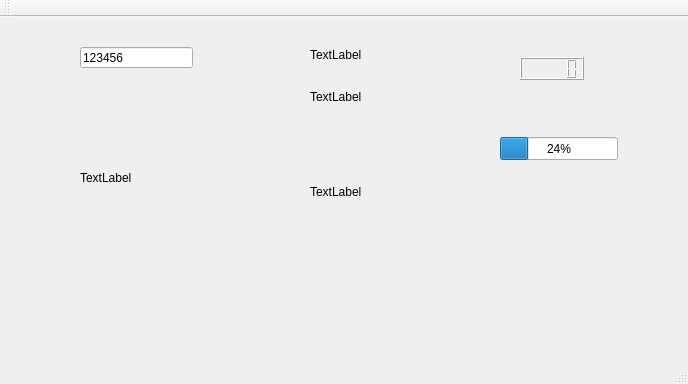
<?xml version="1.0" encoding="UTF-8"?>
<ui version="4.0">
 <class>MainWindow</class>
 <widget class="QMainWindow" name="MainWindow">
  <property name="geometry">
   <rect>
    <x>0</x>
    <y>0</y>
    <width>688</width>
    <height>384</height>
   </rect>
  </property>
  <property name="windowTitle">
   <string>MainWindow</string>
  </property>
  <widget class="QWidget" name="centralWidget">
   <widget class="QLineEdit" name="lineEdit">
    <property name="geometry">
     <rect>
      <x>80</x>
      <y>30</y>
      <width>113</width>
      <height>21</height>
     </rect>
    </property>
    <property name="text">
     <string>123456</string>
    </property>
   </widget>
   <widget class="QLabel" name="labelGif">
    <property name="geometry">
     <rect>
      <x>80</x>
      <y>90</y>
      <width>141</width>
      <height>141</height>
     </rect>
    </property>
    <property name="text">
     <string>TextLabel</string>
    </property>
   </widget>
   <widget class="QLabel" name="labelImage">
    <property name="geometry">
     <rect>
      <x>310</x>
      <y>130</y>
      <width>90</width>
      <height>90</height>
     </rect>
    </property>
    <property name="baseSize">
     <size>
      <width>0</width>
      <height>0</height>
     </size>
    </property>
    <property name="text">
     <string>TextLabel</string>
    </property>
   </widget>
   <widget class="QLabel" name="labelText">
    <property name="geometry">
     <rect>
      <x>310</x>
      <y>30</y>
      <width>72</width>
      <height>15</height>
     </rect>
    </property>
    <property name="text">
     <string>TextLabel</string>
    </property>
   </widget>
   <widget class="QLabel" name="labelUrl">
    <property name="geometry">
     <rect>
      <x>310</x>
      <y>64</y>
      <width>141</width>
      <height>31</height>
     </rect>
    </property>
    <property name="text">
     <string>TextLabel</string>
    </property>
   </widget>
   <widget class="QLCDNumber" name="lcdNumber">
    <property name="geometry">
     <rect>
      <x>520</x>
      <y>40</y>
      <width>64</width>
      <height>23</height>
     </rect>
    </property>
   </widget>
   <widget class="QProgressBar" name="progressBar">
    <property name="geometry">
     <rect>
      <x>500</x>
      <y>120</y>
      <width>118</width>
      <height>23</height>
     </rect>
    </property>
    <property name="value">
     <number>24</number>
    </property>
   </widget>
  </widget>
  <widget class="QMenuBar" name="menuBar">
   <property name="geometry">
    <rect>
     <x>0</x>
     <y>0</y>
     <width>688</width>
     <height>26</height>
    </rect>
   </property>
  </widget>
  <widget class="QToolBar" name="mainToolBar">
   <attribute name="toolBarArea">
    <enum>TopToolBarArea</enum>
   </attribute>
   <attribute name="toolBarBreak">
    <bool>false</bool>
   </attribute>
  </widget>
  <widget class="QStatusBar" name="statusBar"/>
 </widget>
 <layoutdefault spacing="6" margin="11"/>
 <resources/>
 <connections/>
</ui>
